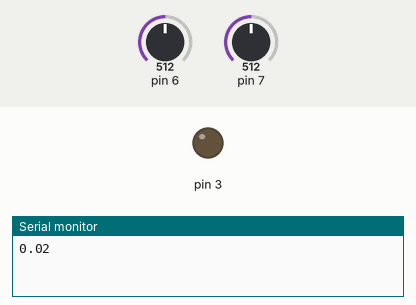
Bench run of a sketch on a simulated Arduino Uno, built with avr-gcc and run on an emulated ATmega328P. Parts: output pins drawn as LEDs (lit = HIGH), the last lines printed to the serial monitor. The test bench sets the inputs (shaded band); at power-on: pin 6 = 512, pin 7 = 512.

Above: at 0.05 s.
At 9.38 s:
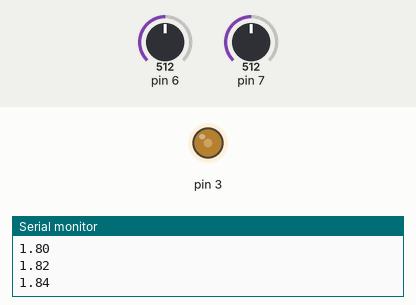
At 19.93 s:
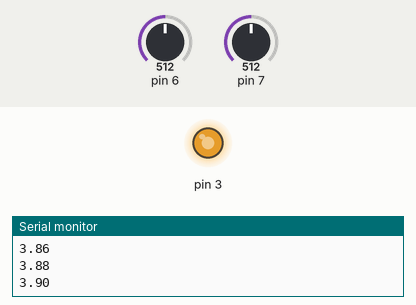
At 39.93 s:
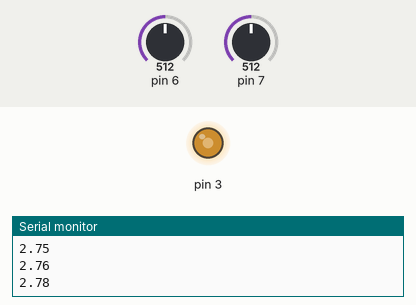
Timing chart, 0 to 40.0 s (numbered marks = the images above):
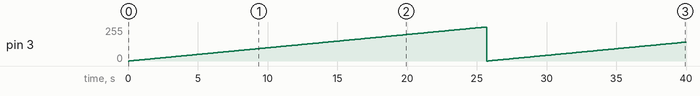

Measured:
- by itself, pin 3: 0/255 → 1/255 at 0.10 s, → 2/255 0.10 s later, → 3/255 0.10 s later, → 4/255 0.10 s later, … (398 changes in this stretch)

The sketch:

labra1_5.ino
```cpp
int pwm = 0;

void setup() {
  // initialize serial communication at 9600 bits per second:
  Serial.begin(9600);
  pinMode(6,INPUT);
  pinMode(3,OUTPUT);

  // set the ACSR Register - analog comparator

  ACSR |= (0 << ACD); // Analog Comparator: Enabled
  ACSR |= (0 << ACBG); // Analog Comparator Bandgap off
  ACSR |= (0 << ACO); // Analog Comparator Output: Off
  ACSR |= (1 << ACI); // Analog Comparator Interrupt Flag
  ACSR |= (1 << ACIE); // Analog Comparator Interrupt Enable
  ACSR |= (0 << ACIC); // Analog Comparator Input Capture: Disabled
  ACSR |= (0 << ACIS1); // Comparator Interrupt on Rising Output Edge
  ACSR |= (0 << ACIS0); // Comparator Interrupt on Rising Output Edge
  ADCSRB = 0x0;


}

// the loop routine runs over and over again forever:
void loop() {
  analogWrite(3,pwm);
  pwm++;
  if(pwm > 255){
    pwm = 0;

}

  float voltage = ((float)pwm / 255)*5;
  Serial.println(voltage);


  delay(100);        // delay in between reads for stability
}
 ISR(ANALOG_COMP_vect)
{
  pwm = 0;
  analogWrite(3,pwm);
  Serial.println("Keskeytys");

}
```
